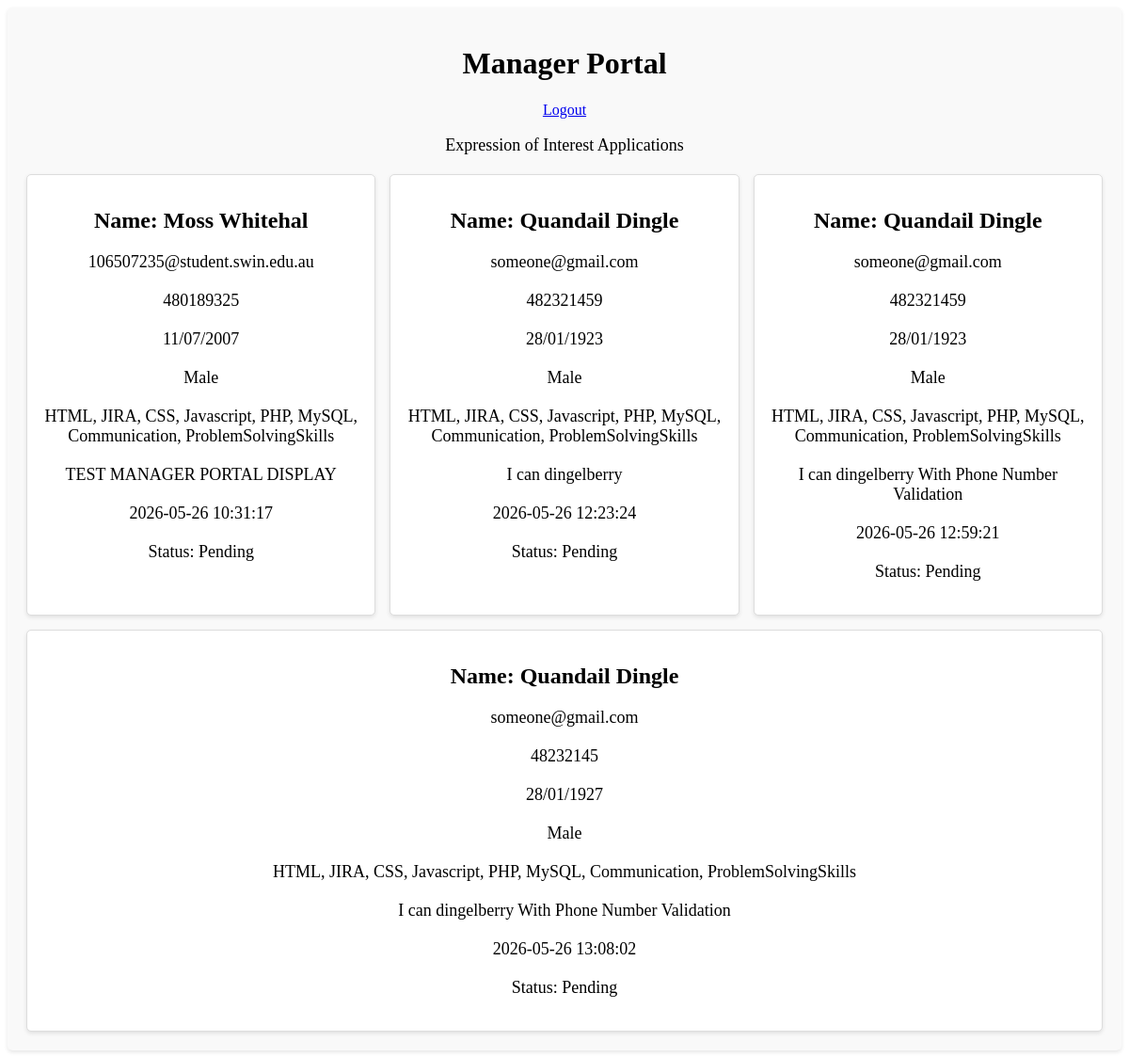
The page /manage.php (signed in) on the database as committed earlier.
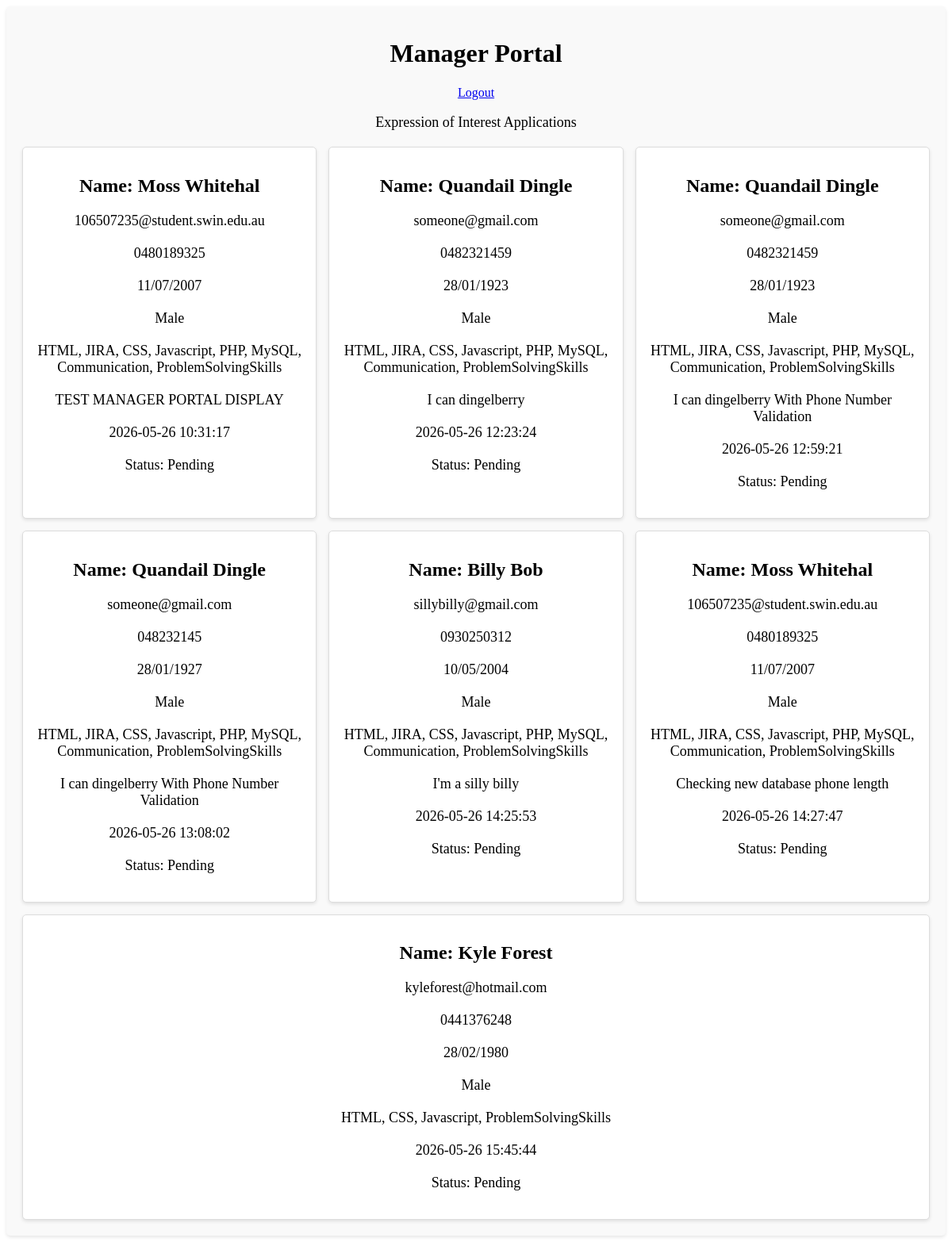
The same page on the database as committed later.
### tables this page shows
CREATE TABLE IF NOT EXISTS `Eoi` (
  `id` int(6) UNSIGNED NOT NULL AUTO_INCREMENT,
  `reference_number` int(5) NOT NULL,
  `fname` varchar(50) NOT NULL,
  `lname` varchar(50) NOT NULL,
  `dob` varchar(10) NOT NULL,
  `email` varchar(50) NOT NULL,
  `phone` varchar(12) NOT NULL,
  `gender` varchar(6) NOT NULL,
  `addr` text NOT NULL,
  `country_state` varchar(15) NOT NULL,
  `skills` varchar(100) NOT NULL,
  `other_skills` text DEFAULT NULL,
  `post_date` timestamp NULL DEFAULT current_timestamp(),
  `Status` int(11) NOT NULL DEFAULT 1,
  PRIMARY KEY (`id`)
);

### manage.php (the view, shortened to what this page needs)
<?php
include_once("settings_admin.php");
$conn = mysqli_connect($host, $user, $pwd, $sql_db);
$query = "SELECT * FROM Eoi";
$applications = mysqli_query($conn, $query);
?>
<!DOCTYPE html>
<html lang="en">
<head>
    <link rel="stylesheet" href="style/manage.css">
</head>
<body>
    <div class="content-area">
        <div class="manager-portal">
            <div class="header">
                <h1>Manager Portal</h1>
                <a href="logout.php" class="logout-button">Logout</a>
            </div>
            <p>Expression of Interest Applications</p>
            <div class="applications-container">
                <?php
                while ($row = mysqli_fetch_assoc($applications)) {
                    echo "<div class='application-card'>";
                    echo "<h2> Name: " . htmlspecialchars($row['fname']) . " " . htmlspecialchars($row['lname']) . "</h2>";
                    echo "<p>" . htmlspecialchars($row['email']) . "</p>";
                    echo "<p>" . htmlspecialchars($row['phone']) . "</p>";
                    echo "<p>" . htmlspecialchars($row["dob"]) . "</p>";
                    echo "<p>" . htmlspecialchars($row["gender"]) . "</p>";
                    echo "<p>" . htmlspecialchars($row["skills"]) . "</p>";
                    echo "<p>" . htmlspecialchars($row["other_skills"]) . "</p>";
                    echo "<p>" . htmlspecialchars($row["post_date"]) . "</p>";
                    if ($row["Status"] == 1) {
                        echo "<p>Status: Pending</p>";
                    } elseif ($row["Status"] == 2) {
                        echo "<p>Status: Rejected</p>";
                    } elseif ($row["Status"] == 3) {
                        echo "<p>Status: Accepted</p>";
                    } else {
                        echo "<p>Status: Unknown</p>";
                    }
                    echo "</div>";
                }
                ?>
            </div>
        </div>
    </div>
</body>
</html>

### style/manage.css (style rules this page uses)
* { text-align: center; }
.manager-portal { background-color: #f9f9f9; padding: 20px; border-radius: 5px; box-shadow: 0 2px 4px rgba(0, 0, 0, 0.1); }
.manager-portal p { font-size: 18px; margin-bottom: 20px; }
.manager-portal::after { content: ""; display: table; clear: both; }
.applications-container { display: flex; flex-wrap: wrap; gap: 15px; width: 100%; }
.application-card { background-color: #fff; border: 1px solid #ddd; border-radius: 5px; padding: 15px; box-shadow: 0 2px 4px rgba(0, 0, 0, 0.1); flex: 1 1 calc(25% - 12px); min-width: 200px; text-align: left; }

Rows that differ between the two databases and show on the page:
changed eoi "TEST MANAGER PORTAL DISPLAY": phone "480189325" → "0480189325"
changed eoi "I can dingelberry": phone "482321459" → "0482321459"
changed eoi (number 3 of 7 on the later page): phone "482321459" → "0482321459"
changed eoi (number 4 of 7 on the later page): phone "48232145" → "048232145"
added eoi: fname "Billy", lname "Bob", email "sillybilly@gmail.com", phone "0930250312", dob "10/05/2004", gender "Male", skills "HTML, JIRA, CSS, Javascript, PHP, MySQL, Communication, ProblemSolvingSkills", other_skills "I'm a silly billy", post_date "2026-05-26 14:25:53", Status "Status: Pending"
added eoi: fname "Moss", lname "Whitehal", email "106507235@student.swin.edu.au", phone "0480189325", dob "11/07/2007", gender "Male", skills "HTML, JIRA, CSS, Javascript, PHP, MySQL, Communication, ProblemSolvingSkills", other_skills "Checking new database phone length", post_date "2026-05-26 14:27:47", Status "Status: Pending"
added eoi: fname "Kyle", lname "Forest", email "kyleforest@hotmail.com", phone "0441376248", dob "28/02/1980", gender "Male", skills "HTML, CSS, Javascript, ProblemSolvingSkills", post_date "2026-05-26 15:45:44", Status "Status: Pending"
